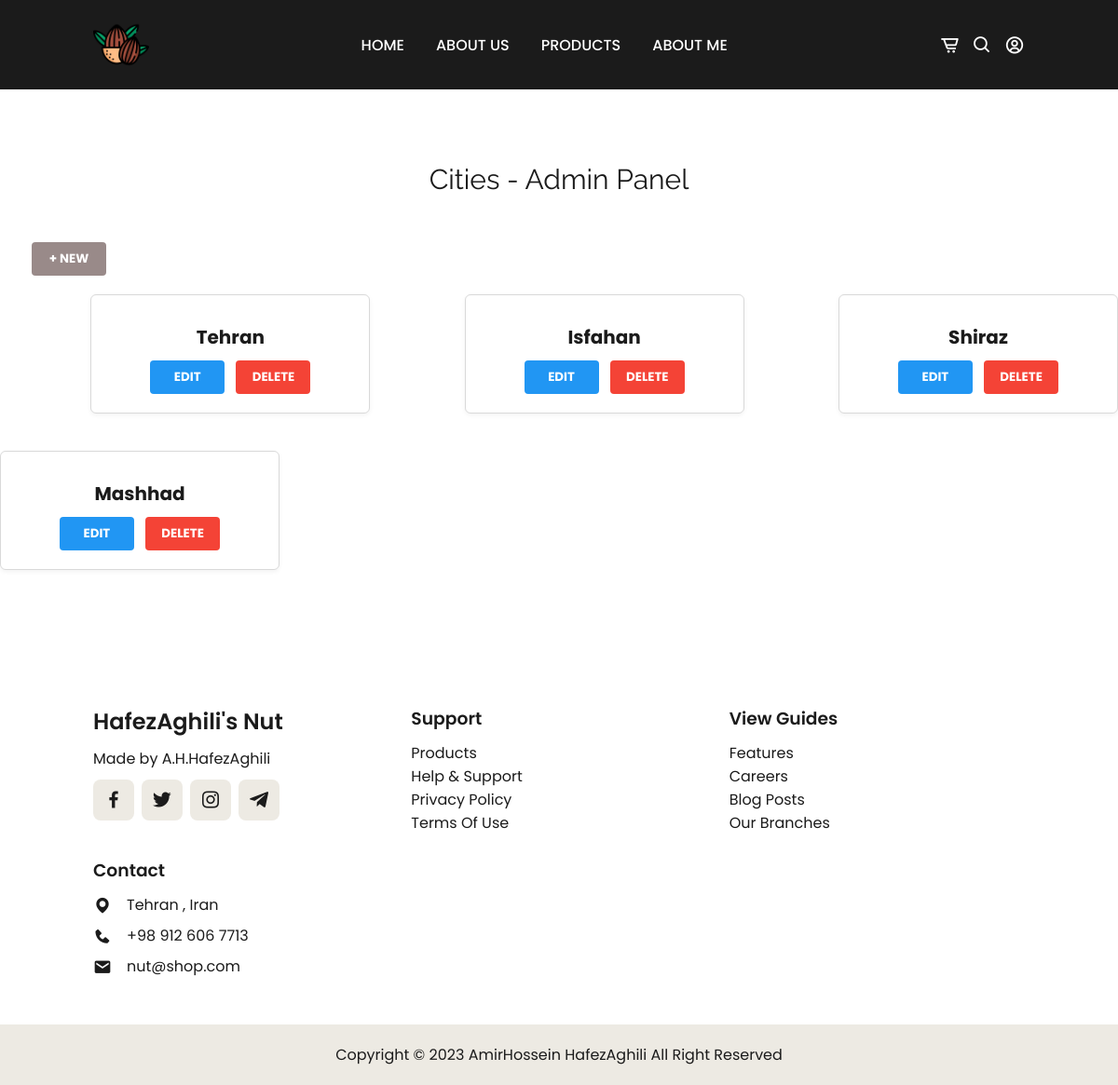
Screenshot of /panel/city/ with the database file from the repository.
### pages/models.py (models this page shows, shortened)
class City(models.Model):
    city = models.CharField(max_length=50)

### pages/views.py (the view)
# urls.py: path('panel/city/',CityListView.as_view(),name='city_view'),
class CityListView(ListView):
    model = City
    template_name = 'panel/city/city_view.html'

### templates/panel/city/city_view.html (shortened to what this page needs)
{% extends 'register_base.html' %}
{% load static %}
    {% block styles %}
    <link rel="stylesheet" type="text/css" href="{% static 'css/stylesListView.css' %}">
    {% endblock %}
{% block content %}
<br><br><br><br>
<p style="text-align:center" class="title">Cities - Admin Panel</p>
<br><br>
<div align="left" style="margin-left:30px;"><a href="{% url 'city_create' %}"><button class="button-new">+ New</button></a></div>
<div class="box-container">
    {% for city in city_list %}
    <div class="list-item">
        <div class="list-title">{{ city.city }}</div>
        <div class="list-buttons">
            <a href="{% url 'city_update' city.pk %}"><button class="button-edit">Edit</button></a>
            <a href="{% url 'city_delete' city.pk %}"><button class="button-delete">Delete</button></a>
        </div>
    </div>
    {% endfor %}
</div>
<br><br><br>
{% endblock %}

### static/css/stylesHome.css (style rules this page uses)
* { font-family: 'Poppins', sans-serif; margin: 0; padding: 0; box-sizing: border-box; scroll-padding-top: 4rem; scroll-behavior: smooth; list-style: none; text-decoration: none; }
:root { --main-color:#bc9667; --second-color:#edeae3; --text-color:#1b1b1b; --bg-color:#ffffff; --box-shadow: 2px 2px 10px 4px rgb(14 55 54 / 15%); }
body { color: var(--text-color); }

### static/css/stylesListView.css (style rules this page uses)
.title { font-family: 'Raleway', sans-serif; font-size: 30px; }
.box-container { display: flex; flex-wrap: wrap; justify-content: space-between; margin: 0 -2px; }
.list-item { width: 300px; margin: 20px 2px; padding: 20px; background-color: #fff; border: 1px solid #d9d9d9; box-shadow: 0 2px 5px rgba(0, 0, 0, 0.05); border-radius: 6px; text-align: center; transition: box-shadow 0.3s ease; }
.list-title { font-size: 20px; font-weight: bold; margin: 10px 0; }
.list-buttons { margin-top: 10px; }
.button-edit, .button-delete ,.button-new { width: 80px; margin: 0 4px; padding: 8px 16px; border-radius: 4px; background-color: #2196F3; color: #fff; font-weight: bold; text-transform: uppercase; border: none; cursor: pointer; transition: background-color 0.3s ease; text-align: center; }
.button-delete { background-color: #F44336; }
.button-new { background-color: #998a89; }
.box-container:before, .box-container:after { content: ''; display: table; }
.box-container:after { clear: both; }
.list-item:before, .list-item:after { content: ''; display: table; }
.list-item:after { clear: both; }

### rows the page displays
City: city "Tehran"
City: city "Isfahan"
City: city "Shiraz"
City: city "Mashhad"
